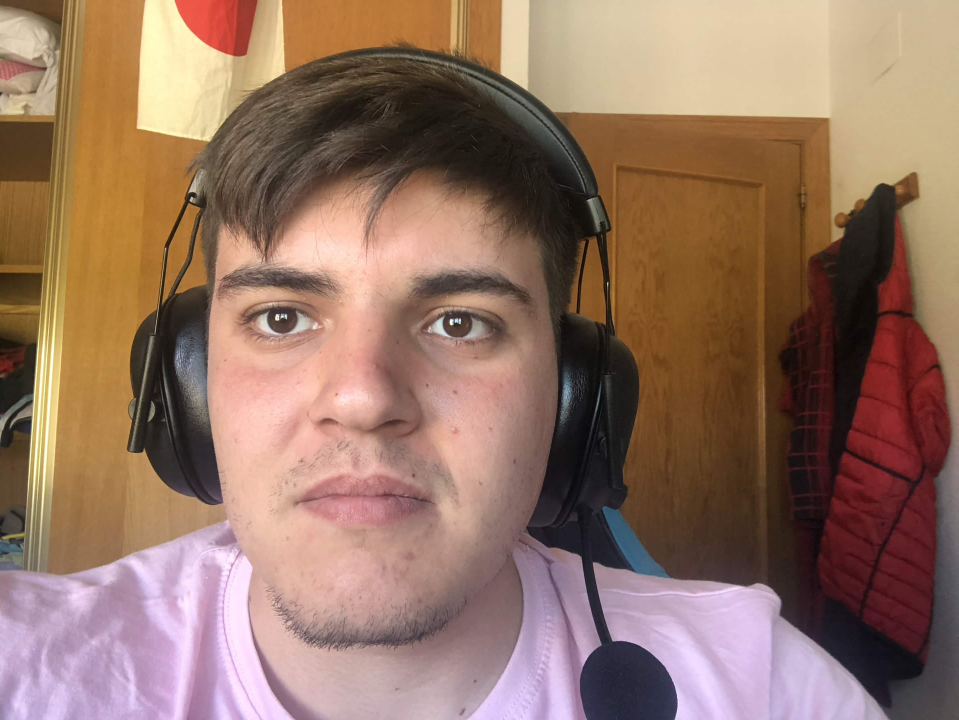
%> input picture Lab_4/cara.jpg, 2875 x 2160 px (shown at 1/3 size)
$ octave fusion.m   (GNU Octave 9; MATLAB toolbox functions it lacks are replaced by stand-ins)
%> lines starting %> are read from the running program, lines starting %| are printed output that depends on the picture
### Lab_4/FC_PROY4/crea_mask.m
function mask=crea_mask(dims,w)

if nargin==1, w=[90 180]; end

N=dims(1); M=dims(2);
wy=w(1); wx=w(2);

x=(-M/2+1:M/2)/wx;
y=(-N/2+1:N/2)'/wy;
r = sqrt(x.^2 + y.^2);

mask = (r<=1);
mask=double(mask);

end

### Lab_4/fusion.m
clear;clc;


cara = im2double(imread('cara.jpg'));   % Ojos
mano = im2double(imread('mano.jpg'));   % Final
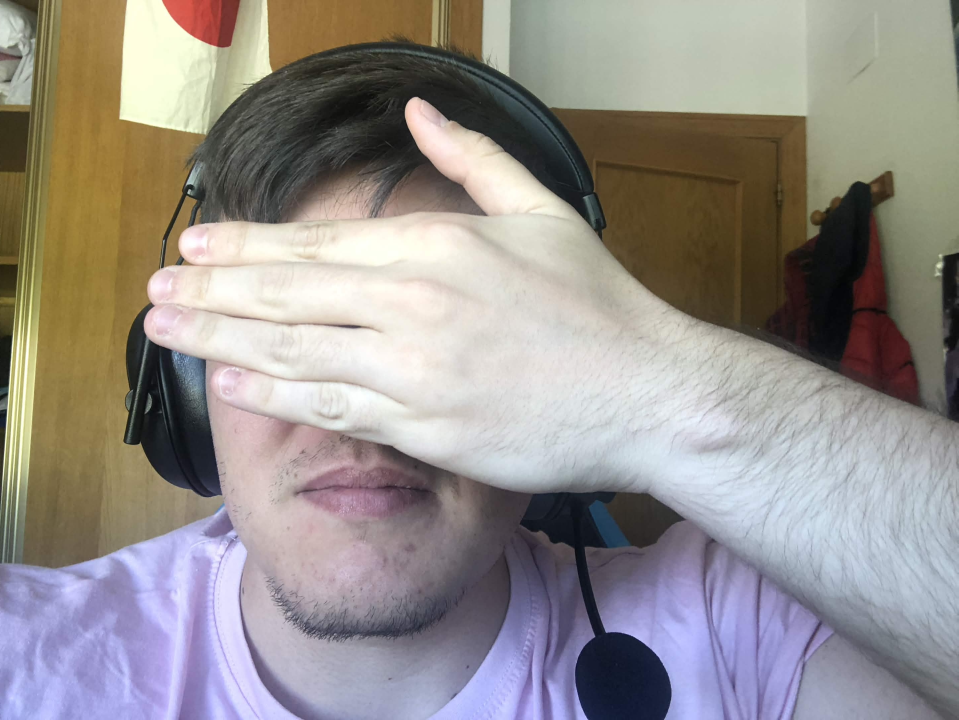
%> input picture Lab_4/mano.jpg, 2875 x 2160 px (shown at 1/3 size)
% [5 lines of commented-out code are left out]

ry = (-111:112);
rx = (-191:192);

% OJO 1

Yorg1 = 960;
Xorg1 = 848;

z1_1 = cara(Yorg1+ry, Xorg1+rx, :);
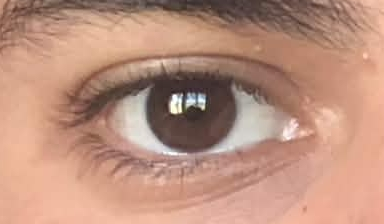
%> z1_1: size 224x384x3 double; mean R, G, B 0.738, 0.568, 0.495

ydest1 = 939;
xdest1 = 860;

z0_1 = mano(ydest1+ry-1, xdest1+rx-1, :);
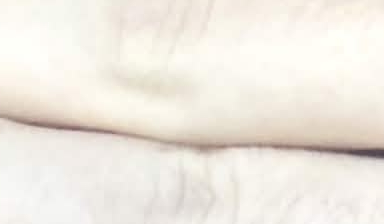
%> z0_1: size 224x384x3 double; mean R, G, B 0.94, 0.918, 0.885


% OJO 2


Yorg2 = 980;
Xorg2 = 1372;

z1_2 = cara(Yorg2+ry, Xorg2+rx, :);
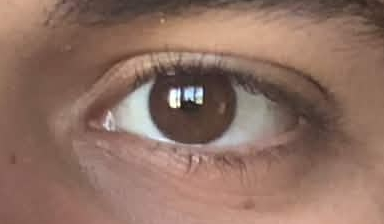
%> z1_2: size 224x384x3 double; mean R, G, B 0.563, 0.44, 0.389


ydest2 = 960;
xdest2 = 1401;

z0_2 = mano(ydest2+ry-1, xdest2+rx-1, :);
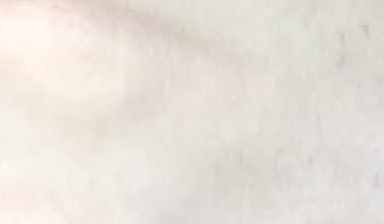
%> z0_2: size 224x384x3 double; mean R, G, B 0.908, 0.884, 0.855


m = crea_mask(size(z0_1), [90 180]);


fusion = @(z0,z1,m) fusion_laplaciana(z0,z1,m);


z_mix1 = fusion(z0_1, z1_1, m);
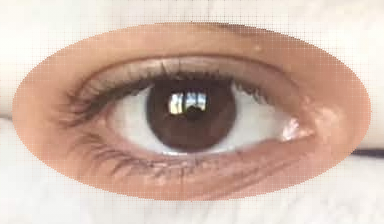
%> z_mix1: size 224x384x3 double; mean R, G, B 0.805, 0.705, 0.654
z_mix2 = fusion(z0_2, z1_2, m);
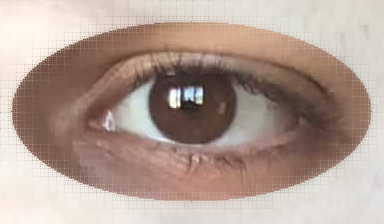
%> z_mix2: size 224x384x3 double; mean R, G, B 0.699, 0.622, 0.582


res = mano;

res(ydest1+ry-1, xdest1+rx-1, :) = z_mix1;
res(ydest2+ry-1, xdest2+rx-1, :) = z_mix2;


figure;
imshow(res);
title('Fusion mano ojos');


% FUNCIONES


function z_mix = fusion_laplaciana(z0, z1, m)

    N = 5;

    p0 = lap(z0, N);
    p1 = lap(z1, N);

    pm = cell(1,N);
    pm{1} = m;

    for k = 2:N
        g = fspecial('gaussian', [7 7], 2.5);
        temp = imfilter(pm{k-1}, g, 'replicate');
        temp = temp(1:2:end, 1:2:end, :);
        pm{k} = temp;
    end

    mix = cell(1,N);

    for k = 1:N
        mix{k} = pm{k} .* p1{k} + (1 - pm{k}) .* p0{k};
    end

    z_mix = inv_lap(mix);

end

function p = lap(im, N)

    im = im2double(im);

    p = cell(1, N);

    for k = 1:(N-1)
        im_red = reduce(im);

        im_amp = amplia(im_red);
        im_amp = im_amp(1:size(im,1), 1:size(im,2), :);

        p{k} = im - im_amp;

        im = im_red;
    end

    p{N} = im;

end
    function H = raised_cos(N)
        L = (N-1)/2;
        k = -L:L;
        h = 1 + cos(pi*k/(L+1));
        h = h / sum(h);
        H = h' * h;
    end

    function im2 = reduce(im)
        H = raised_cos(3);
        imf = imfilter(im, H, 'same', 'replicate');
        im2 = imf(1:2:end, 1:2:end, :);
    end

    function im2 = amplia(im)
    im = im2double(im);
    [f, c, ch] = size(im);
    im2 = zeros(2*f, 2*c, ch);
    im2(1:2:end, 1:2:end, :) = im;

    H = [0 1 0;
         1 4 1;
         0 1 0] / 4;

    for k = 1:ch
        im2(:,:,k) = imfilter(im2(:,:,k), H, 'replicate');
    end
    end

    function im = inv_lap(p)

    N = length(p);
    im = p{N};

    for k = (N-1):-1:1

        im = amplia(im);

        % Ajustar tamaño
        f = min(size(im,1), size(p{k},1));
        c = min(size(im,2), size(p{k},2));

        im = im(1:f, 1:c, :);

        im = im + p{k};
    end

end
